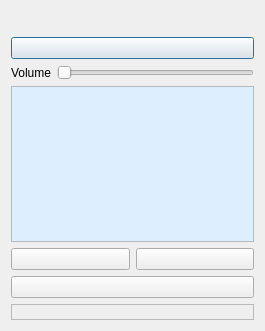
<ui version="4.0" >
 <class>Prototyper</class>
 <widget class="QDialog" name="Prototyper" >
  <property name="geometry" >
   <rect>
    <x>0</x>
    <y>0</y>
    <width>265</width>
    <height>331</height>
   </rect>
  </property>
  <property name="windowTitle" >
   <string>Prototyper</string>
  </property>
  <property name="windowIcon" >
   <iconset resource="../src/images.qrc" >:/icons/images/NetworkEditor-icon.png</iconset>
  </property>
  <layout class="QVBoxLayout" >
   <item>
    <layout class="QHBoxLayout" >
     <property name="spacing" >
      <number>6</number>
     </property>
     <property name="leftMargin" >
      <number>0</number>
     </property>
     <property name="topMargin" >
      <number>0</number>
     </property>
     <property name="rightMargin" >
      <number>0</number>
     </property>
     <property name="bottomMargin" >
      <number>0</number>
     </property>
     <item>
      <spacer>
       <property name="orientation" >
        <enum>Qt::Horizontal</enum>
       </property>
       <property name="sizeHint" >
        <size>
         <width>40</width>
         <height>20</height>
        </size>
       </property>
      </spacer>
     </item>
     <item>
      <widget class="QLabel" name="playStatus" >
       <property name="sizePolicy" >
        <sizepolicy vsizetype="Fixed" hsizetype="Fixed" >
         <horstretch>0</horstretch>
         <verstretch>0</verstretch>
        </sizepolicy>
       </property>
       <property name="text" >
        <string/>
       </property>
       <property name="pixmap" >
        <pixmap resource="../src/images.qrc" >:/icons/images/clamlogo.png</pixmap>
       </property>
       <property name="alignment" >
        <set>Qt::AlignCenter</set>
       </property>
      </widget>
     </item>
     <item>
      <spacer>
       <property name="orientation" >
        <enum>Qt::Horizontal</enum>
       </property>
       <property name="sizeHint" >
        <size>
         <width>40</width>
         <height>20</height>
        </size>
       </property>
      </spacer>
     </item>
     <item>
      <widget class="QLabel" name="label" >
       <property name="sizePolicy" >
        <sizepolicy vsizetype="Fixed" hsizetype="Fixed" >
         <horstretch>0</horstretch>
         <verstretch>0</verstretch>
        </sizepolicy>
       </property>
       <property name="text" >
        <string/>
       </property>
       <property name="pixmap" >
        <pixmap resource="../src/images.qrc" >:/icons/images/NetworkEditor-icon.png</pixmap>
       </property>
      </widget>
     </item>
     <item>
      <spacer>
       <property name="orientation" >
        <enum>Qt::Horizontal</enum>
       </property>
       <property name="sizeHint" >
        <size>
         <width>40</width>
         <height>20</height>
        </size>
       </property>
      </spacer>
     </item>
    </layout>
   </item>
   <item>
    <widget class="QPushButton" name="AudioFile___MonoAudioFileReader_0" >
     <property name="icon" >
      <iconset resource="../src/images.qrc" >:/icons/images/fileopen.png</iconset>
     </property>
    </widget>
   </item>
   <item>
    <layout class="QHBoxLayout" >
     <item>
      <widget class="QLabel" name="label_2" >
       <property name="text" >
        <string>Volume</string>
       </property>
      </widget>
     </item>
     <item>
      <widget class="QSlider" name="InControl__AudioMixer__Gain___0" >
       <property name="orientation" >
        <enum>Qt::Horizontal</enum>
       </property>
      </widget>
     </item>
    </layout>
   </item>
   <item>
    <widget class="QFrame" name="frame_2" >
     <property name="sizePolicy" >
      <sizepolicy vsizetype="Minimum" hsizetype="Minimum" >
       <horstretch>0</horstretch>
       <verstretch>0</verstretch>
      </sizepolicy>
     </property>
     <property name="frameShape" >
      <enum>QFrame::StyledPanel</enum>
     </property>
     <property name="frameShadow" >
      <enum>QFrame::Sunken</enum>
     </property>
     <layout class="QVBoxLayout" >
      <property name="spacing" >
       <number>0</number>
      </property>
      <property name="leftMargin" >
       <number>0</number>
      </property>
      <property name="topMargin" >
       <number>0</number>
      </property>
      <property name="rightMargin" >
       <number>0</number>
      </property>
      <property name="bottomMargin" >
       <number>0</number>
      </property>
      <item>
       <widget class="Oscilloscope" name="OutPort__MonoAudioFileReader_0__Samples___Read" >
        <property name="minimumSize" >
         <size>
          <width>100</width>
          <height>50</height>
         </size>
        </property>
        <property name="autoFillBackground" >
         <bool>false</bool>
        </property>
        <property name="styleSheet" >
         <string>background-color:#def;</string>
        </property>
        <property name="lineColor" >
         <color>
          <red>100</red>
          <green>200</green>
          <blue>234</blue>
         </color>
        </property>
       </widget>
      </item>
     </layout>
    </widget>
   </item>
   <item>
    <layout class="QHBoxLayout" >
     <property name="spacing" >
      <number>6</number>
     </property>
     <property name="leftMargin" >
      <number>0</number>
     </property>
     <property name="topMargin" >
      <number>0</number>
     </property>
     <property name="rightMargin" >
      <number>0</number>
     </property>
     <property name="bottomMargin" >
      <number>0</number>
     </property>
     <item>
      <widget class="QPushButton" name="PlayButton" >
       <property name="sizePolicy" >
        <sizepolicy vsizetype="Fixed" hsizetype="Expanding" >
         <horstretch>0</horstretch>
         <verstretch>0</verstretch>
        </sizepolicy>
       </property>
       <property name="toolTip" >
        <string>Play</string>
       </property>
       <property name="icon" >
        <iconset resource="../src/images.qrc" >:/icons/images/player_play.png</iconset>
       </property>
      </widget>
     </item>
     <item>
      <widget class="QPushButton" name="StopButton" >
       <property name="sizePolicy" >
        <sizepolicy vsizetype="Fixed" hsizetype="Expanding" >
         <horstretch>0</horstretch>
         <verstretch>0</verstretch>
        </sizepolicy>
       </property>
       <property name="toolTip" >
        <string>Stop</string>
       </property>
       <property name="icon" >
        <iconset resource="../src/images.qrc" >:/icons/images/player_stop.png</iconset>
       </property>
      </widget>
     </item>
    </layout>
   </item>
   <item>
    <widget class="QPushButton" name="CloseButton" >
     <property name="sizePolicy" >
      <sizepolicy vsizetype="Fixed" hsizetype="Expanding" >
       <horstretch>0</horstretch>
       <verstretch>0</verstretch>
      </sizepolicy>
     </property>
     <property name="toolTip" >
      <string>Exit</string>
     </property>
     <property name="icon" >
      <iconset resource="../src/images.qrc" >:/icons/images/exit.png</iconset>
     </property>
    </widget>
   </item>
   <item>
    <widget class="QFrame" name="frame" >
     <property name="sizePolicy" >
      <sizepolicy vsizetype="Fixed" hsizetype="Preferred" >
       <horstretch>0</horstretch>
       <verstretch>0</verstretch>
      </sizepolicy>
     </property>
     <property name="frameShape" >
      <enum>QFrame::StyledPanel</enum>
     </property>
     <property name="frameShadow" >
      <enum>QFrame::Sunken</enum>
     </property>
     <layout class="QHBoxLayout" >
      <property name="spacing" >
       <number>6</number>
      </property>
      <property name="leftMargin" >
       <number>0</number>
      </property>
      <property name="topMargin" >
       <number>0</number>
      </property>
      <property name="rightMargin" >
       <number>0</number>
      </property>
      <property name="bottomMargin" >
       <number>0</number>
      </property>
      <item>
       <widget class="QLabel" name="PlaybackIndicator" />
      </item>
      <item>
       <widget class="QLabel" name="BackendIndicator" >
        <property name="sizePolicy" >
         <sizepolicy vsizetype="Preferred" hsizetype="Minimum" >
          <horstretch>0</horstretch>
          <verstretch>0</verstretch>
         </sizepolicy>
        </property>
        <property name="alignment" >
         <set>Qt::AlignRight|Qt::AlignTrailing|Qt::AlignVCenter</set>
        </property>
       </widget>
      </item>
     </layout>
    </widget>
   </item>
  </layout>
 </widget>
 <layoutdefault spacing="6" margin="11" />
 <customwidgets>
  <customwidget>
   <class>Oscilloscope</class>
   <extends>QWidget</extends>
   <header>Oscilloscope.hxx</header>
  </customwidget>
 </customwidgets>
 <tabstops>
  <tabstop>PlayButton</tabstop>
  <tabstop>StopButton</tabstop>
  <tabstop>CloseButton</tabstop>
 </tabstops>
 <resources>
  <include location="../src/images.qrc" />
 </resources>
 <connections>
  <connection>
   <sender>CloseButton</sender>
   <signal>clicked()</signal>
   <receiver>Prototyper</receiver>
   <slot>close()</slot>
   <hints>
    <hint type="sourcelabel" >
     <x>231</x>
     <y>138</y>
    </hint>
    <hint type="destinationlabel" >
     <x>240</x>
     <y>147</y>
    </hint>
   </hints>
  </connection>
 </connections>
</ui>
